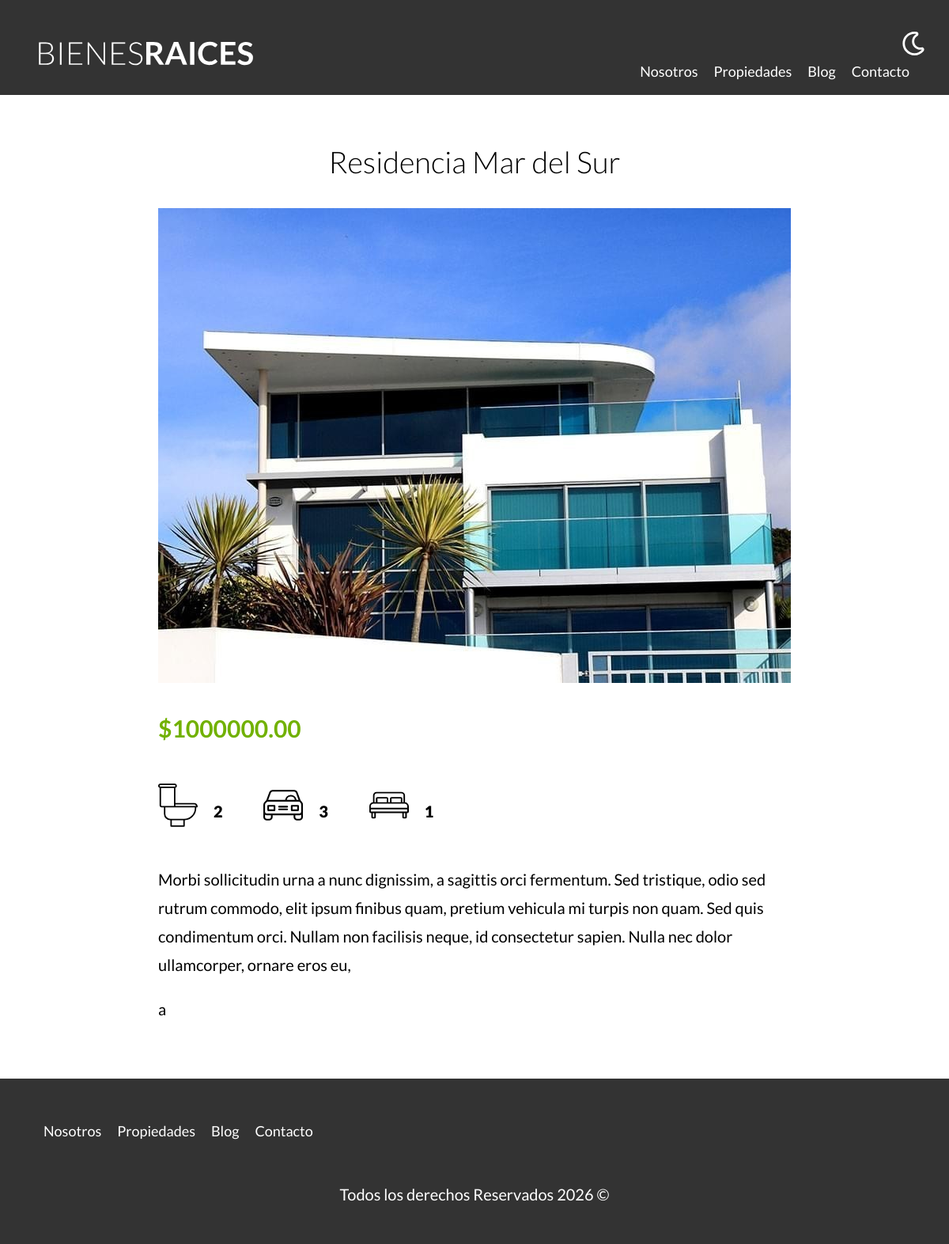
/propiedad?id=12, run on the app's committed database.
### tables this page shows
CREATE TABLE `propiedades` (
  `id` int NOT NULL AUTO_INCREMENT,
  `titulo` varchar(60) DEFAULT NULL,
  `precio` decimal(10,2) DEFAULT NULL,
  `imagen` varchar(200) DEFAULT NULL,
  `descripcion` longtext,
  `habitaciones` int DEFAULT NULL,
  `wc` int DEFAULT NULL,
  `estacionamiento` int DEFAULT NULL,
  `creado` date DEFAULT NULL,
  `vendedorId` int DEFAULT NULL,
  PRIMARY KEY (`id`),
  KEY `vendedorId_idx` (`vendedorId`),
  CONSTRAINT `vendedorId` FOREIGN KEY (`vendedorId`) REFERENCES `vendedores` (`id`)
);

### controllers/PaginasController.php (called while the page is built, shortened)
<?php
class PaginasController {
    public static function propiedad(Router $router) {
        $id = validarRedireccionar('/propiedades');
        $propiedad = Propiedad::find($id);
        $router->render('paginas/propiedad', [
            'propiedad' => $propiedad
        ]);
    }
}

### public/index.php (called while the page is built, shortened)
<?php
$router = new Router();
$router->get('/admin', [PropiedadController::class, 'index']);
$router->get('/propiedades/crear',  [PropiedadController::class, 'crear']);
$router->post('/propiedades/crear',  [PropiedadController::class, 'crear']);
$router->get('/propiedades/actualizar', [PropiedadController::class, 'actualizar']);
$router->post('/propiedades/actualizar', [PropiedadController::class, 'actualizar']);
$router->post('/propiedades/eliminar', [PropiedadController::class, 'eliminar']);
$router->get('/vendedores/crear',  [VendedorController::class, 'crear']);
$router->post('/vendedores/crear',  [VendedorController::class, 'crear']);
$router->get('/vendedores/actualizar', [VendedorController::class, 'actualizar']);
$router->post('/vendedores/actualizar', [VendedorController::class, 'actualizar']);
$router->post('/vendedores/eliminar', [VendedorController::class, 'eliminar']);
$router->get('/', [PaginasController::class, 'index']);
$router->get('/nosotros', [PaginasController::class, 'nosotros']);
$router->get('/propiedades', [PaginasController::class, 'propiedades']);
$router->get('/propiedad', [PaginasController::class, 'propiedad']);
$router->get('/blog', [PaginasController::class, 'blog']);
$router->get('/entrada', [PaginasController::class, 'entrada']);
$router->get('/contacto', [PaginasController::class, 'contacto']);
$router->post('/contacto', [PaginasController::class, 'contacto']);
$router->get('/login', [LoginController::class, 'login']);
$router->post('/login', [LoginController::class, 'login']);
$router->get('/logout', [LoginController::class, 'logout']);
$router->comprobarRutas();

### includes/funciones.php (called while the page is built, shortened)
<?php
function validarRedireccionar(string $url) {
    $id = $_GET['id'];
    $id = filter_var($id, FILTER_VALIDATE_INT);
    return $id;
}

### models/activeRecord.php (called while the page is built, shortened)
<?php
class ActiveRecord {
    protected static $db;
    PROTECTED STATIC $tabla = '';
    public static function setDB($database) {
        self::$db = $database;
    }
    public static function find($id) {
         $query = "SELECT * FROM " . static::$tabla . " WHERE id = $id";
         $resultado = self::consultarSQL($query);
         return array_shift($resultado);
    }
    public static function consultarSQL($query) {
        $resultado = self::$db->query($query);
        $array = [];
        while($registro = $resultado->fetch_assoc()) {
            $array[] = static::crearObjeto($registro);
        }
        return $array;
    }
    protected static function crearObjeto($registro) {
        $objeto = new static;
        foreach($registro as $key => $value){
            if(property_exists($objeto, $key)){
                $objeto->$key = $value;
            }
        }
        return $objeto;
    }
}

### views/paginas/propiedad.php (the view)
<main class="contenedor seccion contenido-centrado">
        <h1 data-cy="titulo-propiedad"><?php echo $propiedad->titulo; ?></h1>
        <picture>
            <img loading="lazy" src="/imagenes/<?php echo $propiedad->imagen; ?>" alt="casa en venta">
        </picture>
        <div class="resumen-propiedad">
            <p class="precio">$<?php echo $propiedad->precio; ?></p>
            <ul class="iconos-caracteristicas">
                <li>
                    <img class="iconos" loading="lazy" src="/build/img/icono_wc.svg" alt="icono wc">
                    <p> <?php echo $propiedad->wc; ?></p>
                </li>
                <li>
                    <img class="iconos" loading="lazy" src="/build/img/icono_estacionamiento.svg" alt="icono estacionamiento">
                    <p><?php echo $propiedad->estacionamiento; ?></p>
                </li>
                <li>
                    <img class="iconos" loading="lazy" src="/build/img/icono_dormitorio.svg" alt="icono habitaciones">
                    <p><?php echo $propiedad->habitaciones; ?></p>
                </li>
            </ul>
            <p>
                <?php echo $propiedad->descripcion; ?>
            </p>
            <p>
                a
            </p>
        </div>
</main>

### public/build/css/app.css (style rules this page uses)
html { line-height:1.15;-webkit-text-size-adjust:100% }
body { margin:0 }
main { display:block }
h1 { font-size:2em;margin:.67em 0 }
img { border-style:none }
html { font-size:62.5%;box-sizing:border-box }
*,:after,:before { box-sizing:inherit }
body { font-family:Lato,sans-serif;font-size:1.6rem;line-height:1.8 }
p { color:#000;font-size:2rem }
.contenedor { width:95%;max-width:120rem;margin:0 auto }
img,picture { width:100%;display:block }
h1,h2,h3 { font-family:Lato,sans-serif;margin:2.5rem 0;font-weight:300;text-align:center }
h1 { font-size:3.8rem }
body,html { min-height:100vh;margin:0 }
body { display:flex;flex-direction:column }
.seccion { margin-top:2.5rem;margin-bottom:2.5rem }
.contenido-centrado { max-width:80rem }
.precio { color:#71b100;font-weight:700;font-size:3rem }
.iconos-caracteristicas { max-width:40rem;display:flex;list-style:none;padding:0;flex-wrap:wrap }
.iconos-caracteristicas li { flex:1;display:flex }
.iconos-caracteristicas li img { flex:0 0 5rem;margin-right:1rem;margin-bottom:1.5rem }
.iconos-caracteristicas li p { font-weight:900;padding:1rem;margin-right:1.5rem }

### data on the page
propiedades: titulo "Residencia Mar del Sur", imagen (picture), precio "1000000.00", wc "2", estacionamiento "3", habitaciones "1", descripcion "Morbi sollicitudin urna a nunc dignissim, a sagittis orci fermentum. Sed tristique, odio sed rutrum commodo, elit ipsum finibus quam, pretium vehicula mi turpis non quam. Sed quis condimentum orci. Nullam non facilisis neque, id consectetur sapien. Nulla nec dolor ullamcorper, ornare eros eu,"
